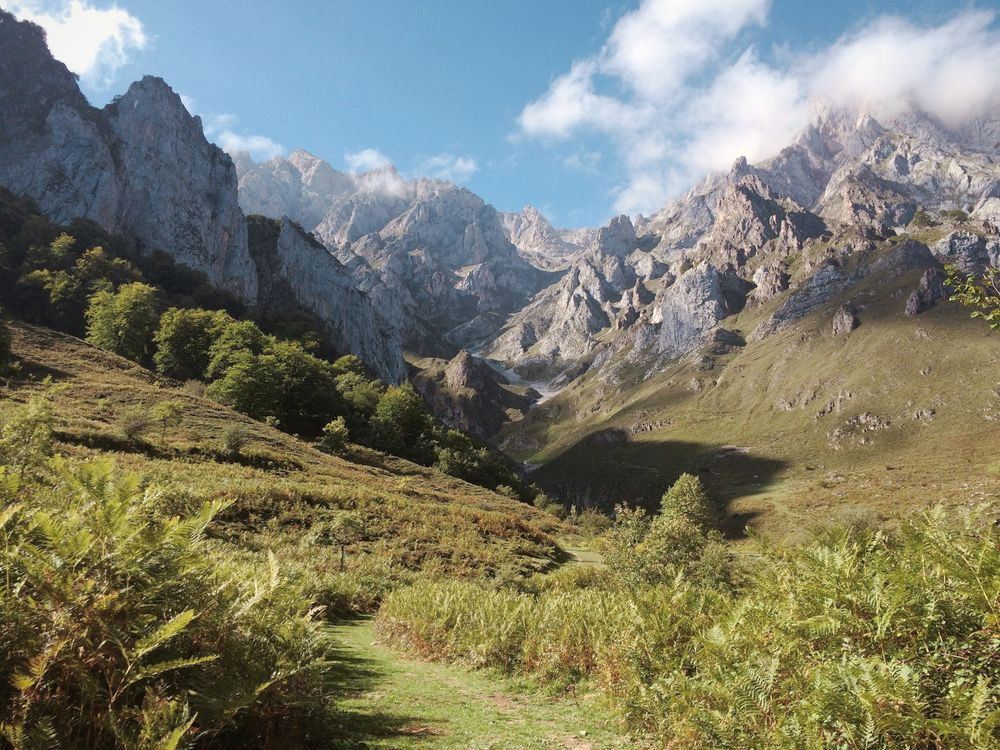
#> input picture pages/showcase/img/films/meadow-01.jpg, 1000 x 750 px
$ python sunlit.py ../../pages/showcase/img/films/meadow-01.jpg out.png
#> lines starting #> are read from the running program, lines starting #| are printed output that depends on the picture
#> in process, source is the input picture: PIL image 1000x750 RGB; mean R, G, B 123.7, 124.7, 107.9
"""Desktop OM-3 still-buffer model. Requires Pillow, NumPy and adjacent sunlit.npz."""
import argparse
from pathlib import Path

import numpy as np
from PIL import Image, ImageOps


def pairs_422(image):
    """Approximate full-range JPEG YCbYCr by sharing each pair's chroma."""
    values = np.array(image.convert("YCbCr"))
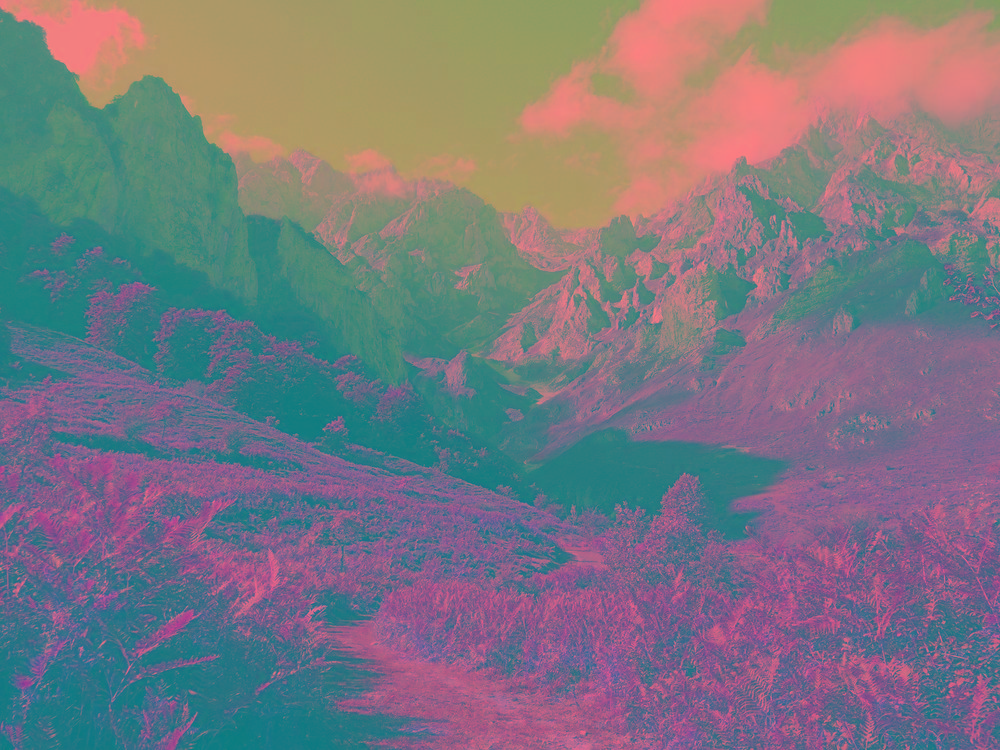
#> values: shape (750, 1000, 3); mean R, G, B 122, 119.4, 128.4
    end = values.shape[1] // 2 * 2
#> end = 1000
    left = values[:, :end:2, 1:]
    right = values[:, 1:end:2, 1:]
    shared = (left.astype(np.uint16) + right + 1) // 2
    left[:] = shared
    right[:] = shared
    return Image.frombytes("YCbCr", image.size, values.tobytes())
#> returned value: PIL image 1000x750 YCbCr; mean of channels 0, 1, 2 122, 119.6, 128.5


def process(photo, output, *, full_frame=False, quality=92):
    with Image.open(photo) as source:
        frame = pairs_422(ImageOps.exif_transpose(source).convert("RGB"))
    width = 978
    height = max(1, round(width * frame.height / frame.width)) if full_frame else 404
#> height = 404
    # Resize the developed frame before calculating lightness, so texture size is stable.
    grid = ImageOps.fit(frame, (width, height), method=Image.Resampling.LANCZOS)
#> grid: PIL image 978x404 YCbCr; mean of channels 0, 1, 2 107.2, 117.3, 131.6
    rgb = np.asarray(grid.convert("RGB")).astype(np.uint16)
#> rgb: shape (404, 978, 3) uint16; mean of channels 0, 1, 2 112, 107.9, 87.8
    lightness = (rgb.max(axis=2) + rgb.min(axis=2) + 1) >> 1
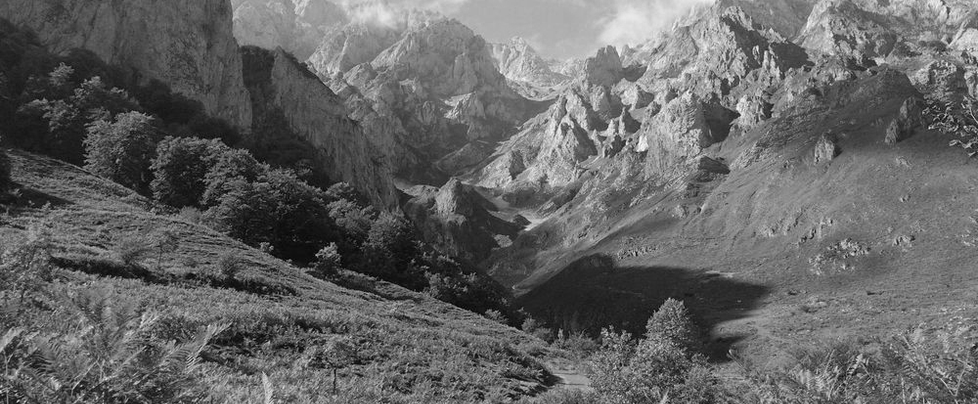
#> lightness: shape (404, 978) uint16; min 1, max 249, mean 100.1
    rng = np.random.default_rng(21760)
    # Model random-byte table lookups. A device implementation can stream rows.
#> (the run stopped early here; a loop or call above may not have finished)
